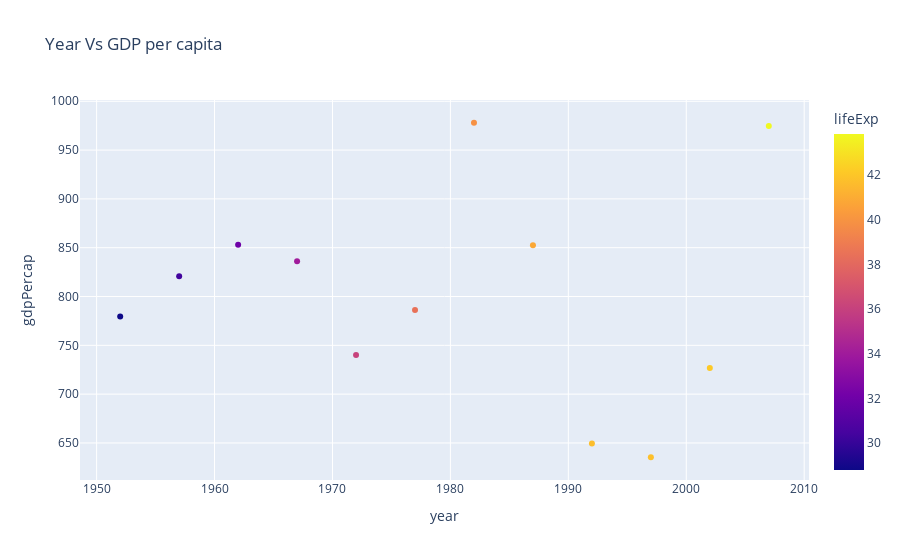

The notebook cell saved with this chart:
### Markdown cell above
The above code you have seen was quite cluttered, we have to first create traces and then put them into data and then add into the layout, which is a bit hassle to draw a graph everytime, this is where `plotly express` comes in handy

### Code cell
px.scatter(afghanistan, x='year',y='gdpPercap',color='lifeExp',title='Year Vs GDP per capita')

### Figure 1 — Plotly figure (JSON) as saved in the notebook; plotly's stock layout.template omitted (floating-point values rounded to 4 significant figures)
{"data": [{"hovertemplate": "year=%{x}<br>gdpPercap=%{y}<br>lifeExp=%{marker.color}<extra></extra>", "legendgroup": "", "marker": {"color": [28.8, 30.33, 32.0, 34.02, 36.09, 38.44, 39.85, 40.82, 41.67, 41.76, 42.13, 43.83], "coloraxis": "coloraxis", "symbol": "circle"}, "mode": "markers", "name": "", "orientation": "v", "showlegend": false, "type": "scatter", "x": [1952, 1957, 1962, 1967, 1972, 1977, 1982, 1987, 1992, 1997, 2002, 2007], "xaxis": "x", "y": [779.4, 820.9, 853.1, 836.2, 740.0, 786.1, 978.0, 852.4, 649.3, 635.3, 726.7, 974.6], "yaxis": "y"}], "layout": {"coloraxis": {"colorbar": {"title": {"text": "lifeExp"}}, "colorscale": [[0, "#0d0887"], [0.1111, "#46039f"], [0.2222, "#7201a8"], [0.3333, "#9c179e"], [0.4444, "#bd3786"], [0.5556, "#d8576b"], [0.6667, "#ed7953"], [0.7778, "#fb9f3a"], [0.8889, "#fdca26"], [1, "#f0f921"]]}, "legend": {"tracegroupgap": 0}, "title": {"text": "Year Vs GDP per capita"}, "xaxis": {"anchor": "y", "domain": [0, 1], "title": {"text": "year"}}, "yaxis": {"anchor": "x", "domain": [0, 1], "title": {"text": "gdpPercap"}}}}
